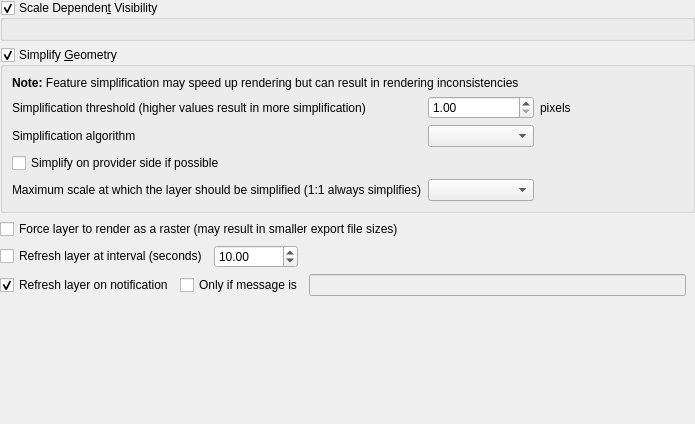
             <widget class="QWidget" name="scrollAreaWidgetContents_19">
              <property name="geometry">
               <rect>
                <x>0</x>
                <y>0</y>
                <width>695</width>
                <height>424</height>
               </rect>
              </property>
              <layout class="QVBoxLayout" name="verticalLayout_32">
               <property name="leftMargin">
                <number>0</number>
               </property>
               <property name="topMargin">
                <number>0</number>
               </property>
               <property name="rightMargin">
                <number>0</number>
               </property>
               <property name="bottomMargin">
                <number>0</number>
               </property>
               <item>
                <widget class="QgsCollapsibleGroupBox" name="mScaleVisibilityGroupBox">
                 <property name="title">
                  <string>Scale Dependen&amp;t Visibility</string>
                 </property>
                 <property name="checkable">
                  <bool>true</bool>
                 </property>
                 <layout class="QGridLayout" name="gridLayout_6">
                  <item row="0" column="0">
                   <widget class="QgsScaleRangeWidget" name="mScaleRangeWidget">
                    <property name="focusPolicy">
                     <enum>Qt::StrongFocus</enum>
                    </property>
                   </widget>
                  </item>
                 </layout>
                </widget>
               </item>
               <item>
                <widget class="QGroupBox" name="mSimplifyDrawingGroupBox">
                 <property name="title">
                  <string>Simplify &amp;Geometry</string>
                 </property>
                 <property name="checkable">
                  <bool>true</bool>
                 </property>
                 <layout class="QGridLayout" name="_12">
                  <item row="0" column="1" colspan="4">
                   <widget class="QLabel" name="label_59">
                    <property name="text">
                     <string>&lt;b&gt;Note:&lt;/b&gt; Feature simplification may speed up rendering but can result in rendering inconsistencies</string>
                    </property>
                   </widget>
                  </item>
                  <item row="1" column="1">
                   <widget class="QLabel" name="label_56">
                    <property name="text">
                     <string>Simplification threshold (higher values result in more simplification)</string>
                    </property>
                    <property name="margin">
                     <number>2</number>
                    </property>
                   </widget>
                  </item>
                  <item row="1" column="2">
                   <widget class="QgsDoubleSpinBox" name="mSimplifyDrawingSpinBox">
                    <property name="toolTip">
                     <string>Higher values result in more simplification</string>
                    </property>
                    <property name="decimals">
                     <number>2</number>
                    </property>
                    <property name="minimum">
                     <double>1.000000000000000</double>
                    </property>
                    <property name="maximum">
                     <double>30.000000000000000</double>
                    </property>
                    <property name="singleStep">
                     <double>0.200000000000000</double>
                    </property>
                    <property name="value">
                     <double>1.000000000000000</double>
                    </property>
                   </widget>
                  </item>
                  <item row="1" column="3">
                   <widget class="QLabel" name="mSimplifyDrawingPx">
                    <property name="text">
                     <string>pixels</string>
                    </property>
                    <property name="margin">
                     <number>2</number>
                    </property>
                   </widget>
                  </item>
                  <item row="1" column="4">
                   <spacer name="horizontalSpacer_40">
                    <property name="orientation">
                     <enum>Qt::Horizontal</enum>
                    </property>
                    <property name="sizeHint" stdset="0">
                     <size>
                      <width>20</width>
                      <height>20</height>
                     </size>
                    </property>
                   </spacer>
                  </item>
                  <item row="2" column="1">
                   <widget class="QLabel" name="mSimplifyAlgorithmLabel">
                    <property name="toolTip">
                     <string>This algorithm only is applied to simplify on local side</string>
                    </property>
                    <property name="text">
                     <string>Simplification algorithm</string>
                    </property>
                    <property name="margin">
                     <number>2</number>
                    </property>
                   </widget>
                  </item>
                  <item row="2" column="2">
                   <widget class="QComboBox" name="mSimplifyAlgorithmComboBox"/>
                  </item>
                  <item row="3" column="1" colspan="4">
                   <widget class="QCheckBox" name="mSimplifyDrawingAtProvider">
                    <property name="text">
                     <string>Simplify on provider side if possible</string>
                    </property>
                   </widget>
                  </item>
                  <item row="4" column="1">
                   <widget class="QLabel" name="mSimplifyMaxScaleLabel">
                    <property name="text">
                     <string>Maximum scale at which the layer should be simplified (1:1 always simplifies)</string>
                    </property>
                    <property name="margin">
                     <number>2</number>
                    </property>
                   </widget>
                  </item>
                  <item row="4" column="2">
                   <widget class="QgsScaleComboBox" name="mSimplifyMaximumScaleComboBox">
                    <property name="sizePolicy">
                     <sizepolicy hsizetype="Expanding" vsizetype="Fixed">
                      <horstretch>0</horstretch>
                      <verstretch>0</verstretch>
                     </sizepolicy>
                    </property>
                   </widget>
                  </item>
                 </layout>
                </widget>
               </item>
               <item>
                <widget class="QCheckBox" name="mForceRasterCheckBox">
                 <property name="text">
                  <string>Force layer to render as a raster (may result in smaller export file sizes)</string>
                 </property>
                </widget>
               </item>
               <item>
                <layout class="QHBoxLayout" name="horizontalLayout_3">
                 <item>
                  <widget class="QCheckBox" name="mRefreshLayerCheckBox">
                   <property name="text">
                    <string>Refresh layer at interval (seconds)</string>
                   </property>
                  </widget>
                 </item>
                 <item>
                  <widget class="QgsDoubleSpinBox" name="mRefreshLayerIntervalSpinBox">
                   <property name="toolTip">
                    <string>Lower values result in more data refreshing. Canvas updates are deferred in order to avoid refreshing multiple times if more than one layer has an auto update interval set.</string>
                   </property>
                   <property name="decimals">
                    <number>2</number>
                   </property>
                   <property name="minimum">
                    <double>0.000000000000000</double>
                   </property>
                   <property name="maximum">
                    <double>100000000000000000000.000000000000000</double>
                   </property>
                   <property name="singleStep">
                    <double>5.000000000000000</double>
                   </property>
                   <property name="value">
                    <double>10.000000000000000</double>
                   </property>
                  </widget>
                 </item>
                 <item>
                  <spacer name="horizontalSpacer_4">
                   <property name="orientation">
                    <enum>Qt::Horizontal</enum>
                   </property>
                   <property name="sizeHint" stdset="0">
                    <size>
                     <width>40</width>
                     <height>20</height>
                    </size>
                   </property>
                  </spacer>
                 </item>
                </layout>
               </item>
               <item>
                <layout class="QHBoxLayout" name="horizontalLayout_14">
                 <item>
                  <widget class="QCheckBox" name="mRefreshLayerNotificationCheckBox">
                   <property name="toolTip">
                    <string>&lt;html&gt;&lt;head/&gt;&lt;body&gt;&lt;p&gt;Some data providers can notify QGIS (e.g. PostgreSQL) with a message. If this is the case for this layer's data provider, notification will refresh the layer. &lt;/p&gt;&lt;/body&gt;&lt;/html&gt;</string>
                   </property>
                   <property name="text">
                    <string>Refresh layer on notification</string>
                   </property>
                   <property name="checked">
                    <bool>true</bool>
                   </property>
                  </widget>
                 </item>
                 <item>
                  <widget class="QFrame" name="mNotificationFrame">
                   <property name="enabled">
                    <bool>true</bool>
                   </property>
                   <property name="frameShape">
                    <enum>QFrame::NoFrame</enum>
                   </property>
                   <property name="frameShadow">
                    <enum>QFrame::Plain</enum>
                   </property>
                   <layout class="QHBoxLayout" name="horizontalLayout_1">
                    <property name="leftMargin">
                     <number>0</number>
                    </property>
                    <property name="topMargin">
                     <number>0</number>
                    </property>
                    <property name="bottomMargin">
                     <number>0</number>
                    </property>
                    <item>
                     <widget class="QCheckBox" name="mNotificationMessageCheckBox">
                      <property name="enabled">
                       <bool>true</bool>
                      </property>
                      <property name="toolTip">
                       <string>&lt;html&gt;&lt;head/&gt;&lt;body&gt;&lt;p&gt;Check if only a specific message must refresh the layer (i.e. not all data source notifications)&lt;/p&gt;&lt;/body&gt;&lt;/html&gt;</string>
                      </property>
                      <property name="text">
                       <string>Only if message is</string>
                      </property>
                     </widget>
                    </item>
                    <item>
                     <widget class="QLineEdit" name="mNotifyMessagValueLineEdit">
                      <property name="enabled">
                       <bool>false</bool>
                      </property>
                      <property name="toolTip">
                       <string>&lt;html&gt;&lt;head/&gt;&lt;body&gt;&lt;p&gt;Notification message that will refresh the layer.&lt;/p&gt;&lt;/body&gt;&lt;/html&gt;</string>
                      </property>
                     </widget>
                    </item>
                   </layout>
                  </widget>
                 </item>
                </layout>
               </item>
               <item>
                <spacer name="verticalSpacer_2">
                 <property name="orientation">
                  <enum>Qt::Vertical</enum>
                 </property>
                 <property name="sizeHint" stdset="0">
                  <size>
                   <width>20</width>
                   <height>40</height>
                  </size>
                 </property>
                </spacer>
               </item>
              </layout>
             </widget>
